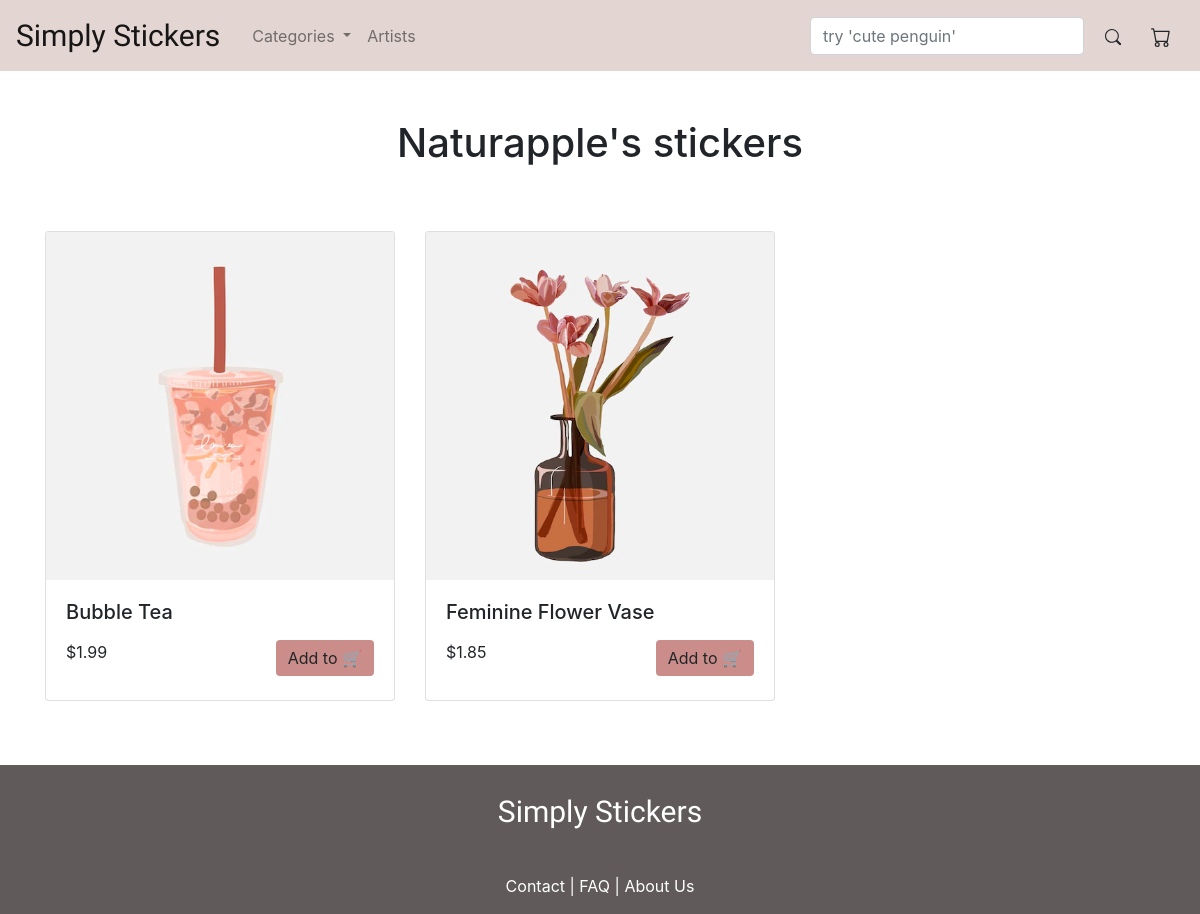
Screenshot of /stickers/2/ with the database file from the repository.
### sticker_store/models.py (models this page shows, shortened)
class Artist(db.Model):
    __tablename__='artists'
    id = db.Column(db.Integer, primary_key=True)
    name = db.Column(db.String(64), unique=True)
    description = db.Column(db.String(500), nullable=False)
    image = db.Column(db.String(60))
    email = db.Column(db.String(60), nullable=False)
    stickers = db.relationship('Sticker', backref='Artist', cascade="all, delete-orphan")

class Sticker(db.Model):
    __tablename__='stickers'
    id = db.Column(db.Integer, primary_key=True)
    name = db.Column(db.String(64),nullable=False)
    description = db.Column(db.String(500), nullable=False)
    image = db.Column(db.String(60), nullable=False)
    price = db.Column(db.Float, nullable=False)
    artist_id = db.Column(db.Integer, db.ForeignKey('artists.id'))
    shiny = db.Column(db.Boolean)
    puffy = db.Column(db.Boolean)
    category = db.Column(db.String(64))
    alt = db.Column(db.String(64))

### sticker_store/views.py (the view)
@bp.route('/stickers/<int:artistid>/')
def artiststickers(artistid):
    stickers = Sticker.query.filter(Sticker.artist_id == artistid)
    artists =  Artist.query.filter_by(id=artistid).first()
    return render_template('artists_stickers.html', stickers = stickers, artists = artists.name)

### sticker_store/templates/artists_stickers.html (shortened to what this page needs)
{% extends 'base.html' %}
{% block head %}
<div class="container my-5 text-center">
    <h1>{{artists}}'s stickers</h1>
{% endblock %}
{% block main %}
<div class="container mb-5">
    <div class="row mb-5">
        {% for sticker in stickers%}
        <div class="col col-lg-4 my-3">
            <a href={{ url_for('main.sticker_listing') }} class="text-decoration-none text-reset">
                <div class="card">
                    <img class="card-img-top" src="{{url_for('static', filename='img/stickers/'+sticker.image)}}"
                        alt="{{ sticker.alt }}">
                    <div class="card-body">
                        <h5 class="card-title">{{sticker.name}}</h5>
                        <p>
                        <form action="{{ url_for('main.order') }}">
                            <input class="btn float-right d-inline-block" type="submit" value="Add to &#128722;"
                                style="background-color: #CA8D89; border:#CA8D89">
                        </form>
                        </p>
                        <p class="card-text pb-3">${{sticker.price}}</p>
                    </div>
                </div>
        </div>
        {% endfor %}
    </div>
</div>
{% endblock %}

### sticker_store/static/css/styles.css (style rules this page uses)
img { object-fit: cover; max-width: 100%; max-height: 100%; width: auto; height: auto; }

### rows the page displays
Artist: name "Naturapple"
Sticker: image (picture), name "Bubble Tea", price "1.99"
Sticker: image (picture), name "Feminine Flower Vase", price "1.85"
